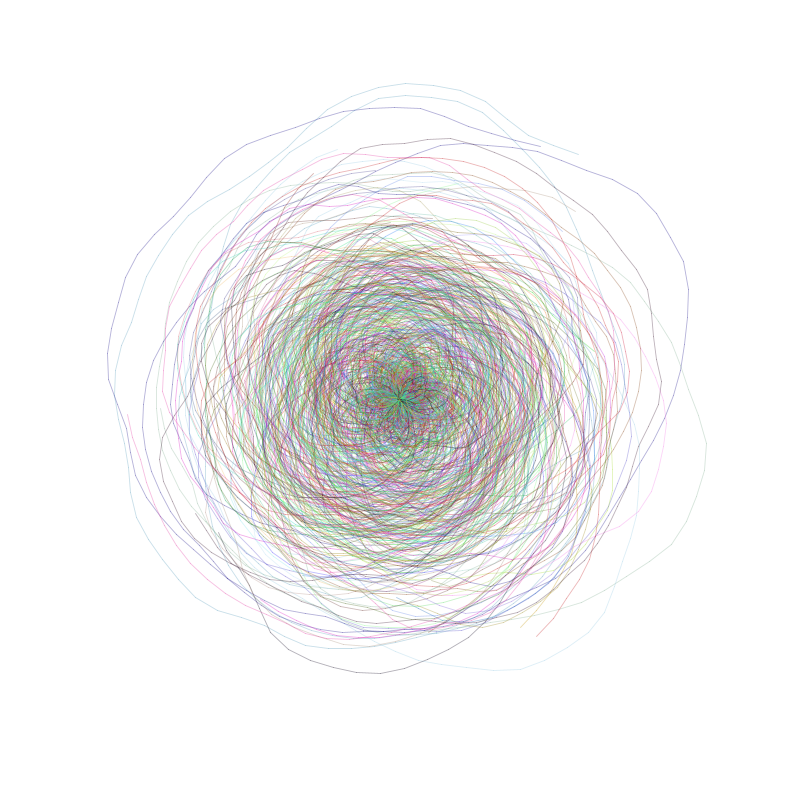
Frame 1 (no input)
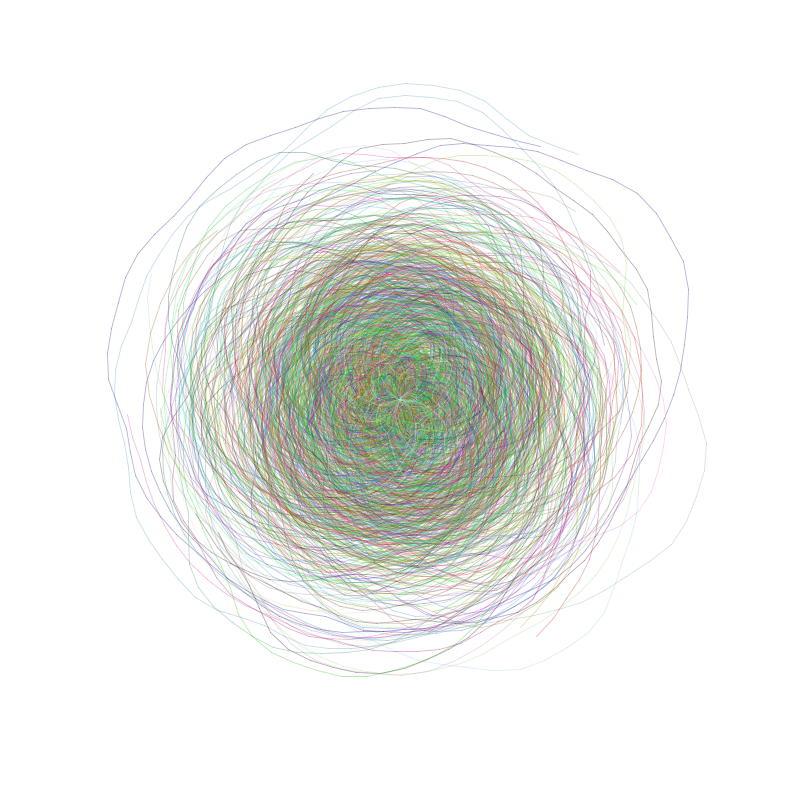
Frame 2 (the mouse pressed at the canvas centre, redrawn once)

The Processing sketch that drew these frames (run headless with seeded random() and noise(); the mouse was pressed at the canvas centre and the sketch redrawn once):

// Processing sketch: sketch_200726d
// ── sketch_200726d.pde
void setup() {
  size(800,800);
  background(255);
  strokeWeight(0.9);
  smooth();
}

void noiseSpiral() {
  
  float x,y;
  
  float centX = 400;
  float centY = 400;
  
  float lastx = -999;
  float lasty = -999;

  // Noise to radious
  float radiusNoise = random(10);
  float radius = 10;
  
  stroke(random(255), random(255), random(255),80);
  
  int startangle = int(random(360));
  int endangle = 1440 + int(random(1440));
  int anglestep = 5 + int(random(3));

  for(float ang=startangle; ang <= endangle; ang += anglestep) {
  // increment to noise
    radiusNoise += 0.05;
  
    radius += 0.5;
  
   // radius inside the for   
   float thisRadius = radius + (noise(radiusNoise) * 200) - 100; 
 
   float rad = radians(ang);
    x = centX + (thisRadius*cos(rad));
    y = centY + (thisRadius*sin(rad));
  
    if (lastx > -999) {
      line(x,y, lastx, lasty);
    }
    lastx = x;
    lasty = y;
  }
}

void draw() {
  for(int i = 0; i <= 100; i++) {
    noiseSpiral();
  } 
  save("tentativa" + random(1000)+".png");
  noLoop();
}
